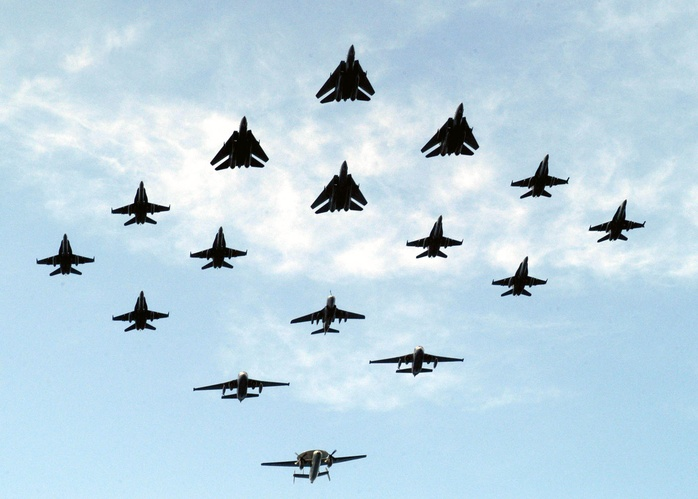
#> input picture KCK-zad3/samoloty/samolot00.jpg, 698 x 499 px, shrunk from 2100 x 1500 before the run
$ python zadanie_na_5.py
#> lines starting #> are read from the running program, lines starting #| are printed output that depends on the picture; after the words box and inside, x2 and y2 are one past the last pixel; in counts of white or black regions, pixels touching at a corner belong together
from pylab import *
import skimage
from skimage import data, io, filters, exposure, feature,measure,morphology,img_as_float, img_as_ubyte
from skimage.filters import rank
from skimage.util.dtype import convert
from skimage.color import rgb2hsv, hsv2rgb, rgb2gray
from skimage.filters import threshold_otsu
from skimage.measure import find_contours, approximate_polygon,subdivide_polygon
from skimage.morphology import convex_hull_image
import matplotlib.pyplot as plt
import matplotlib.image as mpimg
import numpy as np
from scipy import ndimage as ndi
from numpy import array

def load_img(img):
#> called with img = 'samoloty/samolot00.jpg'
    dt = io.imread(img)
#> dt is the input picture: shape (499, 698, 3); mean R, G, B 188.3, 212.9, 227
    dt = (img_as_float(dt))
    return dt

def double_digit_int(x: int):
    if (x < 10):
        return '0' + str(x)
    else:
        return str(x)

def immage_stretch_contrast(image,perc=5):
#> called with perc = 0.25
    MIN = np.percentile(image,perc)
#> MIN = 0.00784
    MAX = np.percentile(image,100-perc)
#> MAX = 1
    norm = (image - MIN) / (MAX - MIN)
    norm[norm > 1] = 1.0
    norm[norm < 0] = 0.0
#> norm: shape (499, 698, 3) float64; mean R, G, B 0.737, 0.834, 0.889
    return norm

filelist = ['samoloty/samolot00.jpg','samoloty/samolot01.jpg','samoloty/samolot02.jpg','samoloty/samolot03.jpg','samoloty/samolot04.jpg','samoloty/samolot05.jpg','samoloty/samolot06.jpg','samoloty/samolot00.jpg','samoloty/samolot00.jpg','samoloty/samolot07.jpg','samoloty/samolot08.jpg','samoloty/samolot09.jpg','samoloty/samolot10.jpg','samoloty/samolot11.jpg','samoloty/samolot12.jpg','samoloty/samolot13.jpg','samoloty/samolot14.jpg','samoloty/samolot15.jpg','samoloty/samolot16.jpg','samoloty/samolot17.jpg','samoloty/samolot18.jpg','samoloty/samolot19.jpg','samoloty/samolot20.jpg']
if __name__ == '__main__':
    for i in range(0,len(filelist)):
        figure(figsize=(100,100))
        subplot(21,1,i+1)
        image = load_img(filelist[i])
        img = immage_stretch_contrast(image,0.25)
        black = morphology.erosion(morphology.dilation(filters.gaussian(filters.sobel(rgb2gray(img)))))
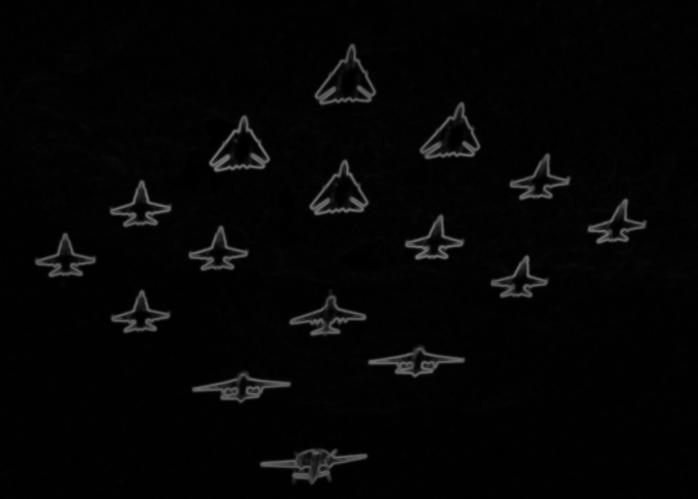
#> black: shape (499, 698) float64; min 0.000138, max 0.469, mean 0.0222
        black[black < 0.06] = 0
        black[black > 0.06] = 1
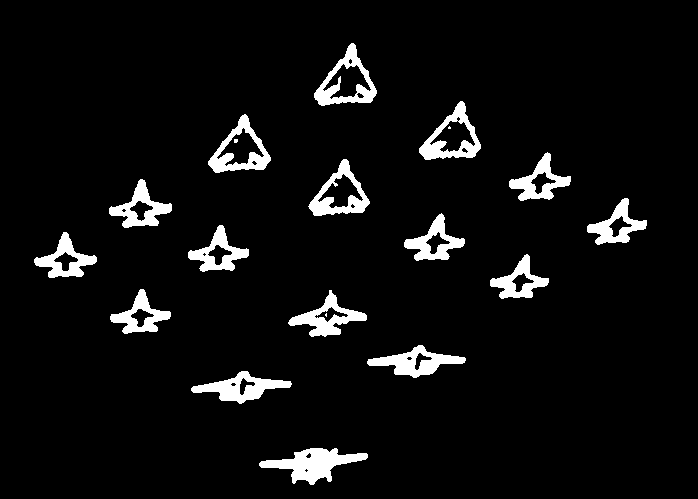
#> black: shape (499, 698) float64; values 0 (black) and 1 (white), 5.7% white; 19 white regions (3 under 20 px), largest, box (x1, y1, x2, y2) and area: (259, 448, 368, 485) 1829, (191, 371, 292, 404) 1396, (367, 345, 466, 378) 1384
        black = ndi.binary_fill_holes(black)
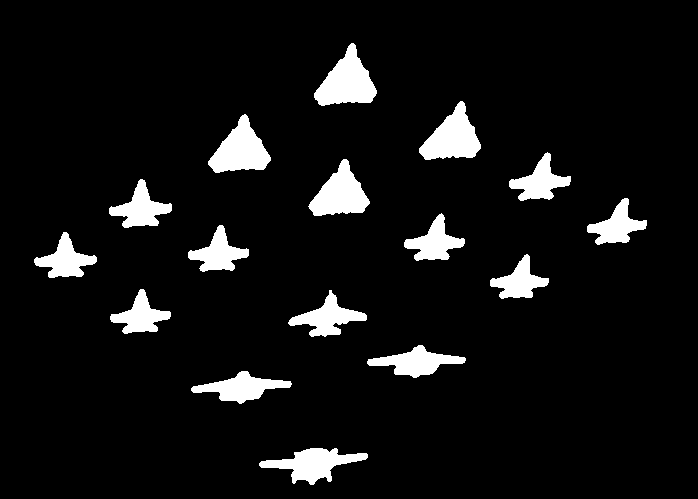
#> black: shape (499, 698) bool; 7.2% white; 16 white regions, largest, box (x1, y1, x2, y2) and area: (314, 43, 377, 106) 2193, (208, 114, 271, 173) 2045, (419, 101, 481, 160) 2035
        contoures = measure.find_contours(black,0,fully_connected='high',positive_orientation='high')
#> contoures = 16 point arrays, longest 268 points
        for j,conter in enumerate(contoures):
            if len(conter) > 250 and conter[0][0] == conter[-1][0] and conter[0][1] == conter [-1][1]:
                test = approximate_polygon(conter,tolerance=3.5)
                plt.scatter(mean(test[:,1]),mean(test[:,0]),color='y',s=10)
                plt.plot(test[:,1],test[:,0],linewidth=2)
#> this loop made 16 passes
        plt.imshow(image)
        plt.show()
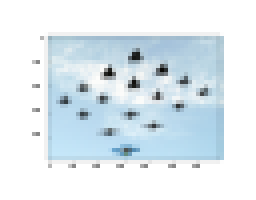
#> figure drawn by matplotlib, 1 panel
#> pass 2 of the loop `for i in range(0,len(filelist)):`:
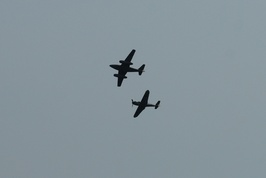
#> input picture KCK-zad3/samoloty/samolot01.jpg, 266 x 178 px, shrunk from 800 x 536 before the run
#> in load_img, dt is the input picture: shape (178, 266, 3); mean R, G, B 133.8, 147.8, 155.1
#> `black[black > 0.06] = 1`:
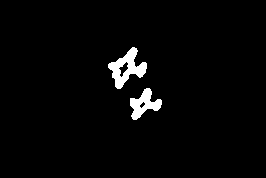
#> black: shape (178, 266) float64; values 0 (black) and 1 (white), 2.6% white; 2 white regions, box (x1, y1, x2, y2) and area: (108, 47, 147, 89) 715, (130, 88, 162, 120) 496
#> `black = ndi.binary_fill_holes(black)`:
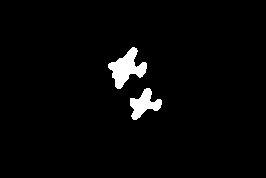
#> black: shape (178, 266) bool; 2.7% white; 2 white regions, box (x1, y1, x2, y2) and area: (108, 47, 147, 89) 776, (130, 88, 162, 120) 512
#> contoures = 2 point arrays, longest 132 points
#> the loop `for j,conter in enumerate(contoures):` made 2 passes
#> pass 3 of the loop `for i in range(0,len(filelist)):`:
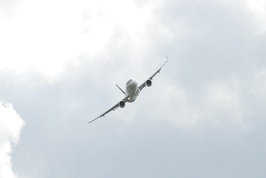
#> input picture KCK-zad3/samoloty/samolot02.jpg, 266 x 178 px, shrunk from 800 x 536 before the run
#> in load_img, dt is the input picture: shape (178, 266, 3); mean R, G, B 220.1, 225.9, 230.6
#> MIN = 0.392
#> MAX = 1
#> in immage_stretch_contrast (call 3), `norm[norm < 0] = 0.0`:
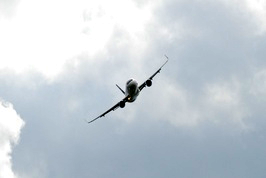
#> norm: shape (178, 266, 3) float64; mean R, G, B 0.775, 0.812, 0.843
#> `black[black > 0.06] = 1`:
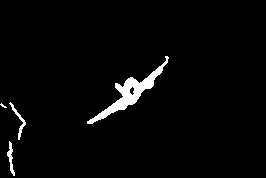
#> black: shape (178, 266) float64; values 0 (black) and 1 (white), 2.7% white; 4 white regions (1 under 20 px), largest, box (x1, y1, x2, y2) and area: (87, 56, 169, 124) 1017, (9, 102, 26, 140) 120, (7, 141, 15, 176) 113
#> contoures = 4 point arrays, longest 217 points
#> the loop `for j,conter in enumerate(contoures):` made 4 passes
#> (the run stopped early here; a loop or call above may not have finished)
